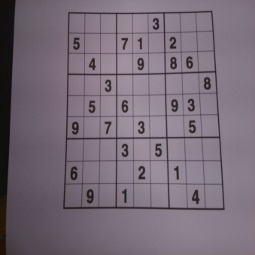
#> input picture pictures/Sudoku.jpg, 255 x 255 px
$ python extraction.py   (older library calls are emulated)
#> lines starting #> are read from the running program, lines starting #| are printed output that depends on the picture; after the words box and inside, x2 and y2 are one past the last pixel; in counts of white or black regions, pixels touching at a corner belong together
# -*- coding: utf-8 -*-
# !usr/bin/env python


import numpy as np
import cv2
import commands
from save import saveSudoku


def rectify(h):
    """
    biggest représente les coordonnées des coins du sudoku
    :param h:
    :return:
    """
    h = h.reshape((4, 2))
    hnew = np.zeros((4, 2), dtype=np.float32)

    add = h.sum(1)
    hnew[0] = h[np.argmin(add)]
    hnew[2] = h[np.argmax(add)]

    diff = np.diff(h, axis=1)
    hnew[1] = h[np.argmin(diff)]
    hnew[3] = h[np.argmax(diff)]

    return hnew


def digit():
    dig = 0
    k = 0
    kernel = np.ones((2, 2), np.uint8)
    decou = cv2.imread('../pictures/Traitement/decoup.jpg')
    decou = cv2.cvtColor(decou, cv2.COLOR_BGR2GRAY)
    decou = cv2.GaussianBlur(decou, (5, 5), 0)
    thresh = cv2.adaptiveThreshold(decou, 255, 1, 1, 11, 2)
    thresh = cv2.erode(thresh, kernel, iterations=1)
    while thresh[0, 0] > 220:
        l = len(thresh)
        thresh = thresh[1:l, 1:l]
    while thresh[len(thresh[0]) - 1, len(thresh[0]) - 1] > 220:
        l = len(thresh[0]) - 1
        thresh = thresh[0:l, 0:l]
    while thresh[0, len(thresh[0]) - 1] > 220:
        l = len(thresh[0])
        thresh = thresh[1:l, 0:l - 1]
    while thresh[len(thresh) - 1, 0] > 220:
        l = len(thresh) - 1
        thresh = thresh[0:l - 1, 1:l]

    cv2.imwrite('../pictures/Traitement/minithresh.jpg', thresh)
    dig = commands.getoutput("gocr -C \"123456789\" ../pictures/Traitement/minithresh.jpg")
    dig = str(dig)
    if len(dig) == 0:
        dig = 0
    else:
        for k in range(len(dig)):
            try:
                dig = int(dig)
            except ValueError:
                dig = 0
    return dig


image_sudoku_original = cv2.imread('../pictures/Sudoku.jpg')
#> image_sudoku_original is the input picture: shape (255, 255, 3); mean B, G, R 119.7, 108.2, 119.9
image_sudoku_gray = cv2.cvtColor(image_sudoku_original, cv2.COLOR_BGR2GRAY)
image_sudoku_gray = cv2.GaussianBlur(image_sudoku_gray, (5, 5), 0)
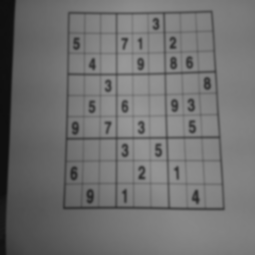
#> image_sudoku_gray: shape (255, 255); min 13, max 152, mean 113
thresh = cv2.adaptiveThreshold(image_sudoku_gray, 255, 1, 1, 11, 2)
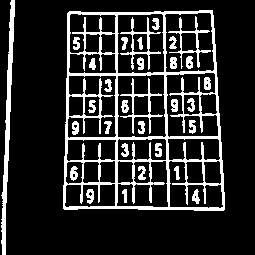
#> thresh: shape (255, 255); 16.7% white; 32 white regions
item, contours, hierarchy = cv2.findContours(thresh, cv2.RETR_TREE, cv2.CHAIN_APPROX_SIMPLE)
#> contours = 75 contours, 14 with area under 20; largest, box (x1, y1, x2, y2) and area: (63, 10, 225, 211) 30197, (117, 74, 167, 138) 2931, (164, 12, 215, 73) 2758, (117, 13, 165, 74) 2724, (165, 72, 219, 138) 2253
biggest = None
max_zone = 0
for i in contours:
    zone = cv2.contourArea(i)
    if zone > 100:
        peri = cv2.arcLength(i, True)
        approx = cv2.approxPolyDP(i, 0.02 * peri, True)
        if zone > max_zone and len(approx) == 4:
            biggest = approx
            max_zone = zone
            best_cnt = i
#> this loop made 75 passes
#> (zone, peri, biggest, max_zone) on pass 1: (30197, 712.4, [[212, 10], [67, 13], [64, 209], [224, 209]], 30197)
#> (zone, peri, approx) on passes 37, 56, 66, 75: (2931, 225.1, [[163, 74], [166, 135], [118, 137], [117, 76]]), (2724, 214.3, [[161, 13], [164, 71], [118, 73], [117, 15]]), (2757.5, 219, [[209, 12], [214, 69], [166, 72], [164, 15]]), (871, 533.1, [[14, 0], [2, 254]])
#> after the loop, best_cnt = contour of 57 points, box (x1, y1, x2, y2) (63, 10, 225, 211), area 30197; max_zone = 30197

coords = np.zeros((4, 2), int)
for i in range(4):
    for j in range(2):
        coords[i, j] = biggest[i][0][j]
#> after the loop, coords = [[212, 10], [67, 13], [64, 209], [224, 209]]
approx = rectify(biggest)
#> in rectify, `add = h.sum(1)`: add = [222, 80, 273, 433]
#> in rectify, `diff = np.diff(h, axis=1)`: diff = [-202, -54, 145, -15]
#> approx = [[67, 13], [212, 10], [224, 209], [64, 209]]

h = np.array([[0, 0], [453, 0], [453, 453], [0, 453]], np.float32)

retval = cv2.getPerspectiveTransform(approx, h)
#> retval = [[3.22, 0.0493, -216.4], [0.0535, 2.59, -37.2], [0.000118, 0.00053, 1]]
warp = cv2.warpPerspective(image_sudoku_gray, retval, (454, 454))
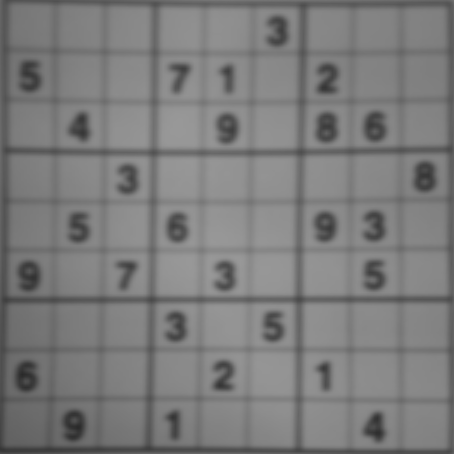
#> warp: shape (454, 454); min 41, max 152, mean 123.3
warp = warp[1:452, 1:452]
#> warp: shape (451, 451)
sudoku = np.zeros((9, 9), int)


for i in range(0, 9):
    for j in range(0, 9):
        decoup = warp[i * 50 + 4:(i + 1) * 50 - 4, j * 50 + 4:(j + 1) * 50 - 4]
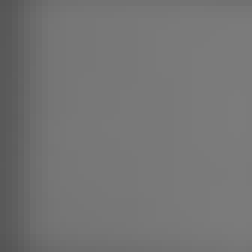
#> decoup: shape (42, 42) (shown 6 times larger); min 85, max 124, mean 116.4
        a = str(i)
        b = str(j)
        c = 'decoup' + a + 'et' + b + '.jpg'
        cv2.imwrite('../pictures/Traitement/decoup.jpg', decoup)
        cv2.imwrite('../pictures/Traitement/' + c, decoup)
        sudoku[i][j] = digit()
#> in digit, `thresh = cv2.adaptiveThreshold(decou, 255, 1, 1, 11, 2)`: thresh: shape (42, 42); 6% white; 2 white regions (1 under 20 px), largest, box (x1, y1, x2, y2) and area: (0, 0, 4, 42) 105
#> in digit, `thresh = cv2.erode(thresh, kernel, iterations=1)`:
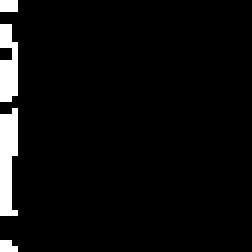
#> thresh: shape (42, 42) (shown 6 times larger); 4.8% white; 4 white regions (2 under 20 px), largest, box (x1, y1, x2, y2) and area: (0, 18, 3, 36) 43, (0, 4, 3, 17) 31
#> the loop in digit, `while thresh[0, 0] > 220:` made 2 passes
#> l on passes 1 to 2: 42, 41
#> pass 1, in digit, `thresh = thresh[1:l, 1:l]`:
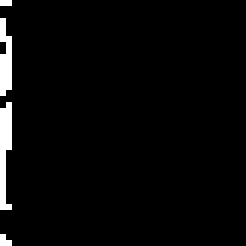
#> thresh: shape (41, 41) (shown 6 times larger); 3% white; 4 white regions (2 under 20 px), largest, box (x1, y1, x2, y2) and area: (0, 17, 2, 35) 26, (0, 3, 2, 16) 20
#> pass 2, in digit, `thresh = thresh[1:l, 1:l]`:
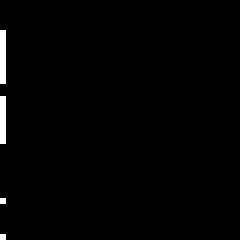
#> thresh: shape (40, 40) (shown 6 times larger); 1.2% white in thin lines or dots, all inside (x1, y1, x2, y2) = (0, 5, 1, 40)
#> the loop in digit, `while thresh[len(thresh) - 1, 0] > 220:` made 1 pass
#> l on pass 1: 39
#> (the run stopped early here; a loop or call above may not have finished)
